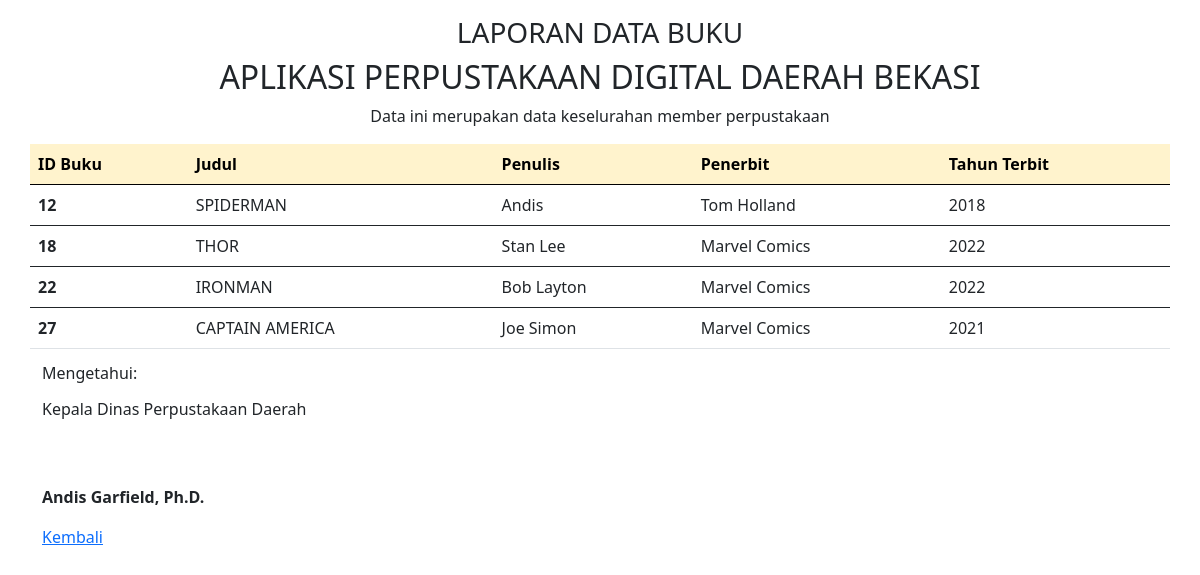
The app's page /admin/data/laporan_db.php with its own data.
### tables this page shows
CREATE TABLE `buku` (
  `IDbuku` int(11) NOT NULL,
  `judul` varchar(255) NOT NULL,
  `penulis` varchar(255) NOT NULL,
  `penerbit` varchar(255) NOT NULL,
  `tahunterbit` int(11) NOT NULL,
  `foto` text NOT NULL,
  `buku` text NOT NULL
);

### admin/data/laporan_db.php (the view, shortened to what this page needs)
<!doctype html>
<html lang="en">
  <head>
 <link rel="stylesheet" href="../../bts/css/bootstrap.min.css">
      </head>
  <body>
    <div class="container">
        <div class="row">
            <div class="col text-center mt-3">
                <h3>LAPORAN DATA BUKU </h3>
                <h2>APLIKASI PERPUSTAKAAN DIGITAL DAERAH BEKASI</h2>
                <span>Data ini merupakan data keselurahan member perpustakaan</span>
            </div>
        </div>
        <div class="row">
        <table class="table my-3    ">
      <thead class="table  table-warning">
        <tr>
          <th scope="col">ID Buku</th>
          <th scope="col">Judul</th>
          <th scope="col">Penulis</th>
          <th scope="col">Penerbit</th>
          <th scope="col">Tahun Terbit</th>
        </tr>
      </thead>
      <?php
         include '../../koneksi/koneksi.php';
         $data = mysqli_query($koneksi, "SELECT * FROM buku");
         while ($d = mysqli_fetch_array($data)) {
      ?>
      <tbody>
        <tr>
          <th scope="row"><?php echo $d['IDbuku'];?></th>
          <td><?php echo $d['judul'];?></td>
          <td><?php echo $d['penulis'];?></td>
          <td><?php echo $d['penerbit'];?></td>
          <td><?php echo $d['tahunterbit'];?></td>
        </tr>
      </tbody>
      <?php
         }
      ?>
    </table>
        </div>
        <div class="row">
            <div class="col">
                <p style="line-height: 1rem;">Mengetahui:</p>
                <p class="">Kepala Dinas Perpustakaan Daerah</p>
                <p class="" style="margin-top: 4rem;"><b>Andis Garfield, Ph.D. </b></p>
            </div>
        </div>
        <div class="row">
            <a href="../laporan.php">Kembali</a>
        </div>
    </div>
  </body>
</html>

### records on screen
buku: IDbuku "12", judul "SPIDERMAN", penulis "Andis", penerbit "Tom Holland", tahunterbit "2018"
buku: IDbuku "18", judul "THOR", penulis "Stan Lee", penerbit "Marvel Comics", tahunterbit "2022"
buku: IDbuku "22", judul "IRONMAN", penulis "Bob Layton", penerbit "Marvel Comics", tahunterbit "2022"
buku: IDbuku "27", judul "CAPTAIN AMERICA", penulis "Joe Simon", penerbit "Marvel Comics", tahunterbit "2021"
